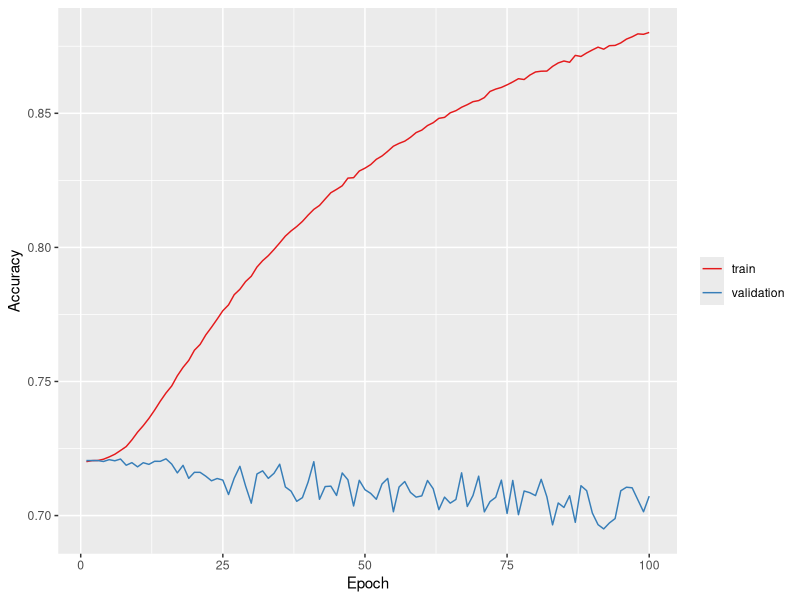
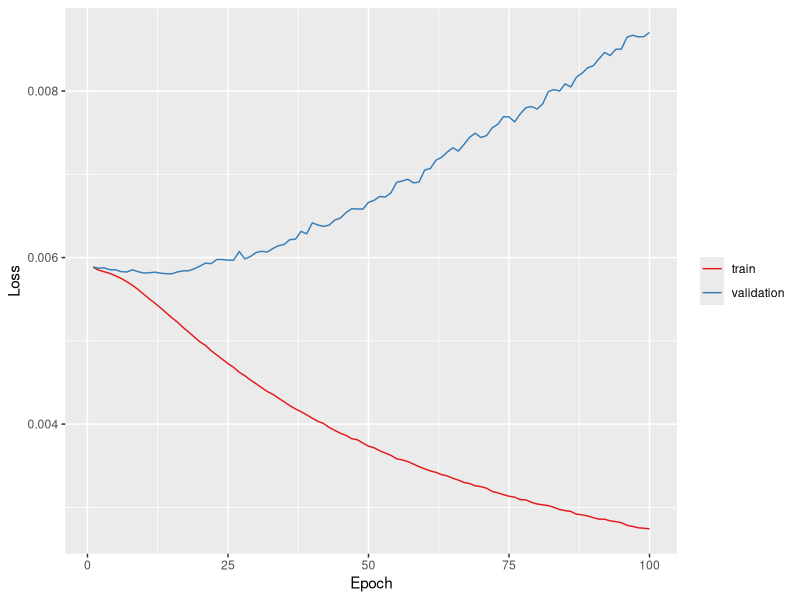
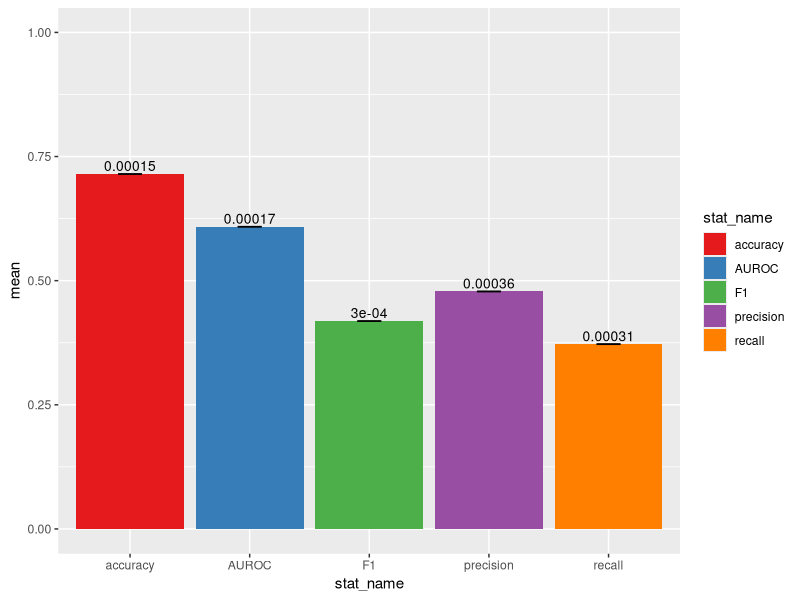

The R script that drew these images, in order:
## ---- chunk 1
knitr::opts_chunk$set(echo = TRUE)
library(data.table)
library(ggplot2)
library(cowplot)
## ---- chunk 2
epoch_train_acc <- fread("../validation/epoch_train_acc.tsv")
epoch_train_loss <- fread("../validation/epoch_train_losses.tsv")
epoch_val_acc <- fread("../validation/epoch_val_acc.tsv")
epoch_val_loss <- fread("../validation/epoch_val_losses.tsv")

epochs <- ncol(epoch_train_acc)
epoch_dt <- data.table(Epoch = rep(1:epochs, 2),
                       Accuracy = c(colMeans(epoch_train_acc), colMeans(epoch_val_acc)),
                       Loss = c(colMeans(epoch_train_loss), colMeans(epoch_val_loss)),
                       data_set = rep(c("train", "validation"), each = epochs))
epoch_dt

ggplot(epoch_dt, aes(Epoch, Accuracy, col = data_set)) +
  geom_line() +
  scale_color_brewer(palette = "Set1") +
  theme(legend.title = element_blank())

ggplot(epoch_dt, aes(Epoch, Loss, col = data_set)) +
  geom_line() +
  scale_color_brewer(palette = "Set1") +
  theme(legend.title = element_blank())
## ---- chunk 3
test_stats <- fread("../validation/test_stats.tsv", col.names = c("stat_name", "mean", "stderr", "confidence"))
test_stats

ggplot(test_stats, aes(stat_name, mean, fill = stat_name)) +
  geom_bar(stat = 'identity') + ylim(0, 1) +
  geom_errorbar(aes(ymin=mean-stderr, ymax=mean+stderr), width=.2) +
  geom_text(aes(label=round(stderr, 5)), vjust=-0.3, size=3.5) +
  scale_fill_brewer(palette = "Set1")
